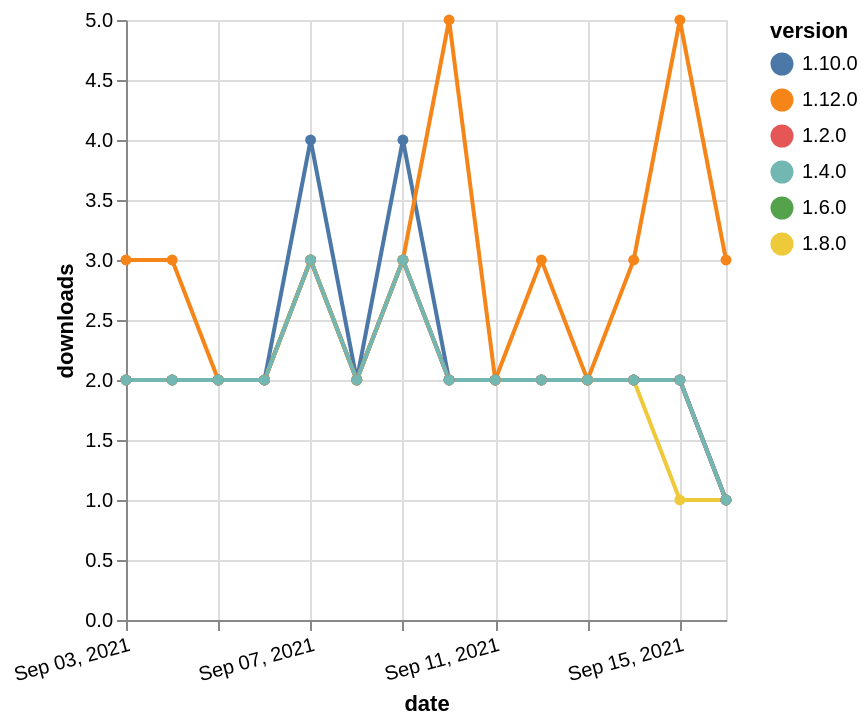

Write a Vega-Lite specification for this figure.
### Vega-Lite specification from a JSON file in a GitHub repository (floating-point values rounded to 4 significant figures)
{"$schema": "https://vega.github.io/schema/vega-lite/v5.json", "description": "A simple bar chart with embedded data.", "data": {"values": [{"date": "2021-09-03", "total": 1460, "delta": 2, "version": "1.6.0"}, {"date": "2021-09-04", "total": 1462, "delta": 2, "version": "1.6.0"}, {"date": "2021-09-05", "total": 1464, "delta": 2, "version": "1.6.0"}, {"date": "2021-09-06", "total": 1466, "delta": 2, "version": "1.6.0"}, {"date": "2021-09-07", "total": 1469, "delta": 3, "version": "1.6.0"}, {"date": "2021-09-08", "total": 1471, "delta": 2, "version": "1.6.0"}, {"date": "2021-09-09", "total": 1474, "delta": 3, "version": "1.6.0"}, {"date": "2021-09-10", "total": 1476, "delta": 2, "version": "1.6.0"}, {"date": "2021-09-11", "total": 1478, "delta": 2, "version": "1.6.0"}, {"date": "2021-09-12", "total": 1480, "delta": 2, "version": "1.6.0"}, {"date": "2021-09-13", "total": 1482, "delta": 2, "version": "1.6.0"}, {"date": "2021-09-14", "total": 1484, "delta": 2, "version": "1.6.0"}, {"date": "2021-09-15", "total": 1486, "delta": 2, "version": "1.6.0"}, {"date": "2021-09-16", "total": 1487, "delta": 1, "version": "1.6.0"}, {"date": "2021-09-03", "total": 995, "delta": 2, "version": "1.8.0"}, {"date": "2021-09-04", "total": 997, "delta": 2, "version": "1.8.0"}, {"date": "2021-09-05", "total": 999, "delta": 2, "version": "1.8.0"}, {"date": "2021-09-06", "total": 1001, "delta": 2, "version": "1.8.0"}, {"date": "2021-09-07", "total": 1004, "delta": 3, "version": "1.8.0"}, {"date": "2021-09-08", "total": 1006, "delta": 2, "version": "1.8.0"}, {"date": "2021-09-09", "total": 1009, "delta": 3, "version": "1.8.0"}, {"date": "2021-09-10", "total": 1011, "delta": 2, "version": "1.8.0"}, {"date": "2021-09-11", "total": 1013, "delta": 2, "version": "1.8.0"}, {"date": "2021-09-12", "total": 1015, "delta": 2, "version": "1.8.0"}, {"date": "2021-09-13", "total": 1017, "delta": 2, "version": "1.8.0"}, {"date": "2021-09-14", "total": 1019, "delta": 2, "version": "1.8.0"}, {"date": "2021-09-15", "total": 1020, "delta": 1, "version": "1.8.0"}, {"date": "2021-09-16", "total": 1021, "delta": 1, "version": "1.8.0"}, {"date": "2021-09-03", "total": 738, "delta": 2, "version": "1.10.0"}, {"date": "2021-09-04", "total": 740, "delta": 2, "version": "1.10.0"}, {"date": "2021-09-05", "total": 742, "delta": 2, "version": "1.10.0"}, {"date": "2021-09-06", "total": 744, "delta": 2, "version": "1.10.0"}, {"date": "2021-09-07", "total": 748, "delta": 4, "version": "1.10.0"}, {"date": "2021-09-08", "total": 750, "delta": 2, "version": "1.10.0"}, {"date": "2021-09-09", "total": 754, "delta": 4, "version": "1.10.0"}, {"date": "2021-09-10", "total": 756, "delta": 2, "version": "1.10.0"}, {"date": "2021-09-11", "total": 758, "delta": 2, "version": "1.10.0"}, {"date": "2021-09-12", "total": 760, "delta": 2, "version": "1.10.0"}, {"date": "2021-09-13", "total": 762, "delta": 2, "version": "1.10.0"}, {"date": "2021-09-14", "total": 764, "delta": 2, "version": "1.10.0"}, {"date": "2021-09-15", "total": 766, "delta": 2, "version": "1.10.0"}, {"date": "2021-09-16", "total": 767, "delta": 1, "version": "1.10.0"}, {"date": "2021-09-03", "total": 2026, "delta": 2, "version": "1.2.0"}, {"date": "2021-09-04", "total": 2028, "delta": 2, "version": "1.2.0"}, {"date": "2021-09-05", "total": 2030, "delta": 2, "version": "1.2.0"}, {"date": "2021-09-06", "total": 2032, "delta": 2, "version": "1.2.0"}, {"date": "2021-09-07", "total": 2035, "delta": 3, "version": "1.2.0"}, {"date": "2021-09-08", "total": 2037, "delta": 2, "version": "1.2.0"}, {"date": "2021-09-09", "total": 2040, "delta": 3, "version": "1.2.0"}, {"date": "2021-09-10", "total": 2042, "delta": 2, "version": "1.2.0"}, {"date": "2021-09-11", "total": 2044, "delta": 2, "version": "1.2.0"}, {"date": "2021-09-12", "total": 2046, "delta": 2, "version": "1.2.0"}, {"date": "2021-09-13", "total": 2048, "delta": 2, "version": "1.2.0"}, {"date": "2021-09-14", "total": 2050, "delta": 2, "version": "1.2.0"}, {"date": "2021-09-15", "total": 2052, "delta": 2, "version": "1.2.0"}, {"date": "2021-09-16", "total": 2053, "delta": 1, "version": "1.2.0"}, {"date": "2021-09-03", "total": 273, "delta": 3, "version": "1.12.0"}, {"date": "2021-09-04", "total": 276, "delta": 3, "version": "1.12.0"}, {"date": "2021-09-05", "total": 278, "delta": 2, "version": "1.12.0"}, {"date": "2021-09-06", "total": 280, "delta": 2, "version": "1.12.0"}, {"date": "2021-09-07", "total": 283, "delta": 3, "version": "1.12.0"}, {"date": "2021-09-08", "total": 285, "delta": 2, "version": "1.12.0"}, {"date": "2021-09-09", "total": 288, "delta": 3, "version": "1.12.0"}, {"date": "2021-09-10", "total": 293, "delta": 5, "version": "1.12.0"}, {"date": "2021-09-11", "total": 295, "delta": 2, "version": "1.12.0"}, {"date": "2021-09-12", "total": 298, "delta": 3, "version": "1.12.0"}, {"date": "2021-09-13", "total": 300, "delta": 2, "version": "1.12.0"}, {"date": "2021-09-14", "total": 303, "delta": 3, "version": "1.12.0"}, {"date": "2021-09-15", "total": 308, "delta": 5, "version": "1.12.0"}, {"date": "2021-09-16", "total": 311, "delta": 3, "version": "1.12.0"}, {"date": "2021-09-03", "total": 1630, "delta": 2, "version": "1.4.0"}, {"date": "2021-09-04", "total": 1632, "delta": 2, "version": "1.4.0"}, {"date": "2021-09-05", "total": 1634, "delta": 2, "version": "1.4.0"}, {"date": "2021-09-06", "total": 1636, "delta": 2, "version": "1.4.0"}, {"date": "2021-09-07", "total": 1639, "delta": 3, "version": "1.4.0"}, {"date": "2021-09-08", "total": 1641, "delta": 2, "version": "1.4.0"}, {"date": "2021-09-09", "total": 1644, "delta": 3, "version": "1.4.0"}, {"date": "2021-09-10", "total": 1646, "delta": 2, "version": "1.4.0"}, {"date": "2021-09-11", "total": 1648, "delta": 2, "version": "1.4.0"}, {"date": "2021-09-12", "total": 1650, "delta": 2, "version": "1.4.0"}, {"date": "2021-09-13", "total": 1652, "delta": 2, "version": "1.4.0"}, {"date": "2021-09-14", "total": 1654, "delta": 2, "version": "1.4.0"}, {"date": "2021-09-15", "total": 1656, "delta": 2, "version": "1.4.0"}, {"date": "2021-09-16", "total": 1657, "delta": 1, "version": "1.4.0"}]}, "width": "container", "mark": {"type": "line", "point": {"filled": true}}, "encoding": {"x": {"field": "date", "type": "temporal", "timeUnit": "yearmonthdate", "title": "date", "axis": {"labelAngle": -15}}, "y": {"field": "delta", "type": "quantitative", "title": "downloads"}, "color": {"field": "version", "type": "nominal"}, "tooltip": {"field": "delta"}}}
